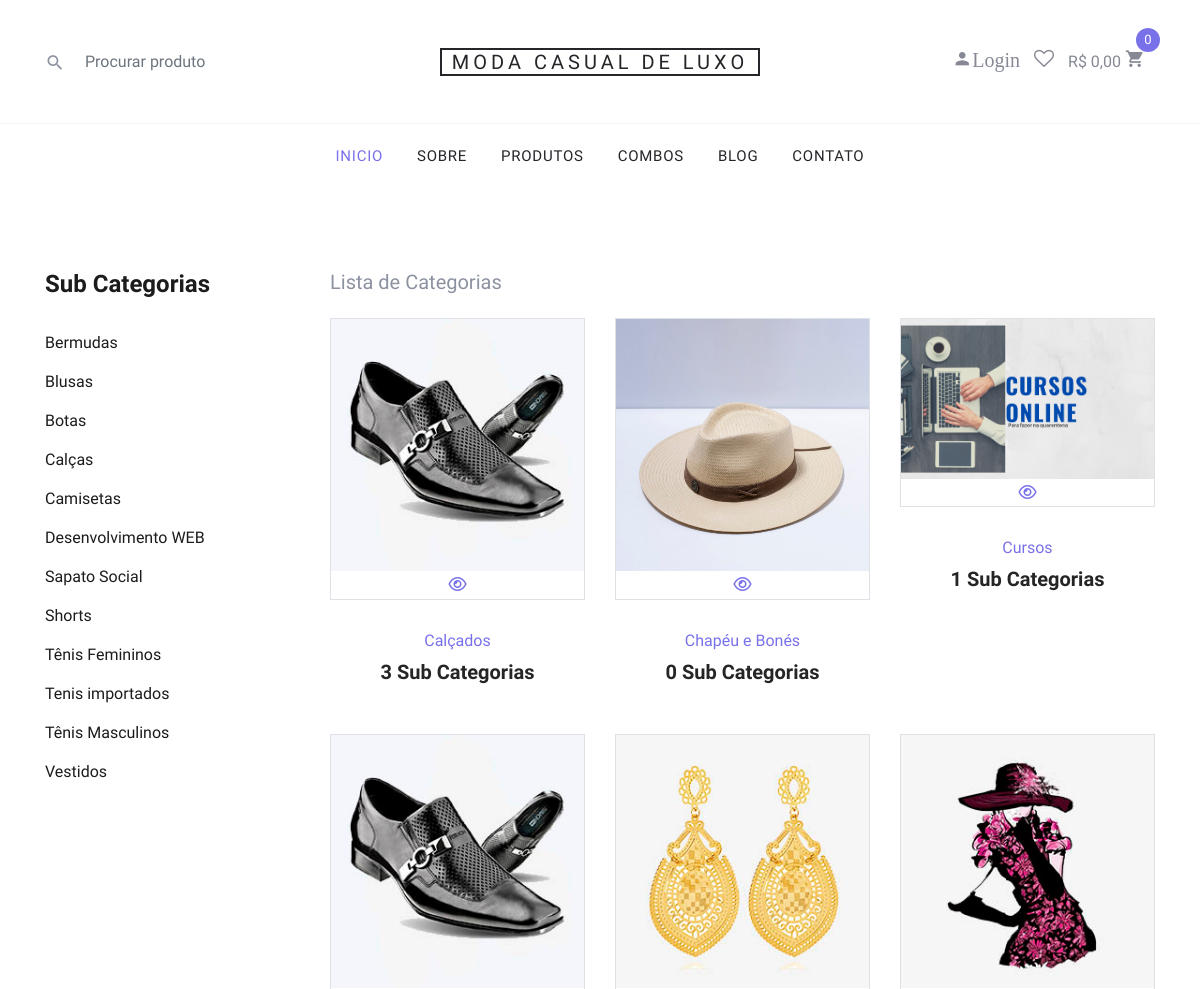
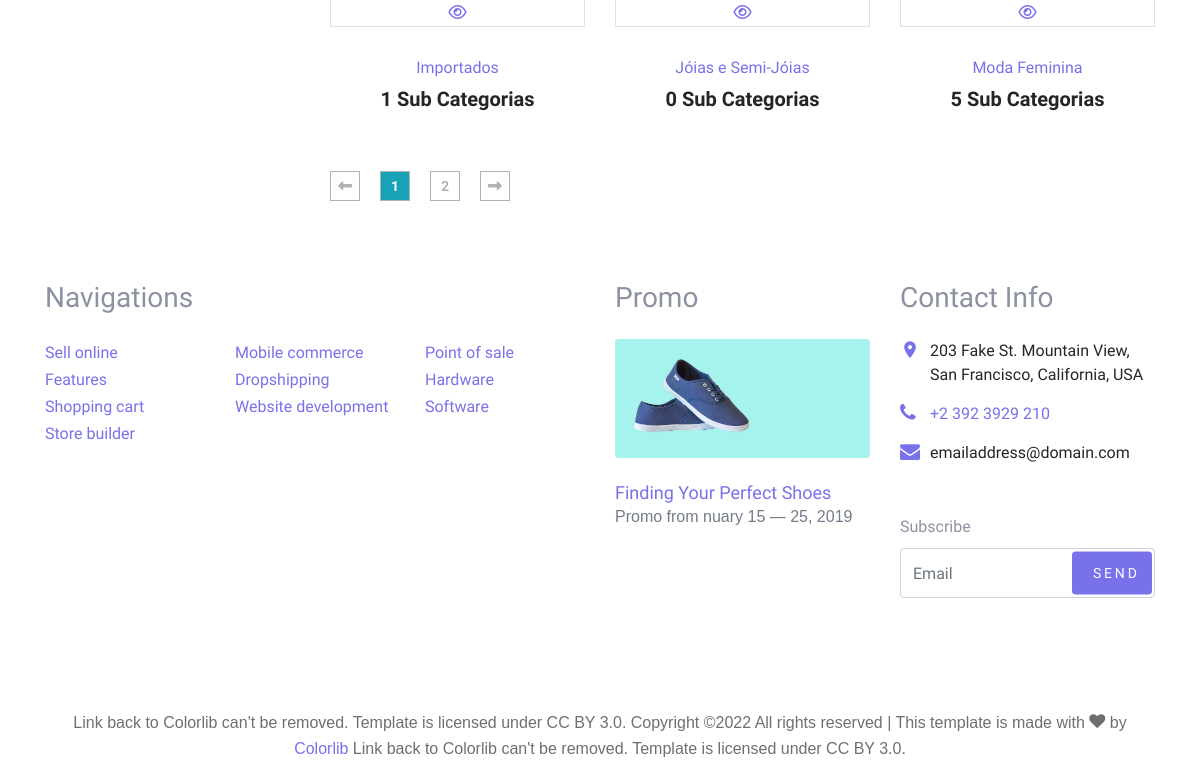
The page /lojaVirtualPHP/categorias.php on the database its author committed (2 pictures, top to bottom).
### tables this page shows
CREATE TABLE `sub_categorias` (
  `id` int(11) NOT NULL AUTO_INCREMENT,
  `nome` varchar(50) NOT NULL,
  `nome_url` varchar(50) NOT NULL,
  `imagem` varchar(100) NOT NULL,
  `id_categoria` int(11) NOT NULL,
  PRIMARY KEY (`id`)
);

CREATE TABLE `categorias` (
  `id` int(11) NOT NULL AUTO_INCREMENT,
  `nome` varchar(50) NOT NULL,
  `nome_url` varchar(50) NOT NULL,
  `imagem` varchar(100) NOT NULL,
  PRIMARY KEY (`id`)
);

### lojaVirtualPHP/config.php (called while the page is built, shortened)
<?php
$itens_por_pagina = 6;
?>

### lojaVirtualPHP/categorias.php (the view, shortened to what this page needs)
<?php
require_once("cabecalho.php");
?>
<?php
if(@$_GET['pagina'] != null){
    $pag = $_GET['pagina'];
}else{
    $pag = 0;
}
$limite = $pag * @$itens_por_pagina;
$pagina = $pag;
$nome_pag = 'categorias.php';
 ?>
<section class="product spad">
    <div class="container">
        <div class="row">
            <div class="col-lg-3 col-md-5">
                <div class="sidebar">
                    <div class="sidebar__item">
                        <h4>Sub Categorias</h4>
                        <ul>
                            <?php
                            $query = $pdo->query("SELECT * FROM sub_categorias order by nome asc ");
                            $res = $query->fetchAll(PDO::FETCH_ASSOC);
                            for ($i=0; $i < count($res); $i++) {
                              $nome = $res[$i]['nome'];
                              $nome_url = $res[$i]['nome_url'];
                              ?>
                              <li><a href="produtos-<?php echo $nome_url ?>"><?php echo $nome ?></a></li>
                          <?php } ?>
                      </ul>
                  </div>
              </div>
          </div>
          <div class="col-lg-9 col-md-7">
<h5>Lista de Categorias</h5>
            <div class="row mt-4">
               <?php
               $query = $pdo->query("SELECT * FROM categorias order by nome asc LIMIT $limite, $itens_por_pagina");
               $res = $query->fetchAll(PDO::FETCH_ASSOC);
               for ($i=0; $i < count($res); $i++) {
                  $nome = $res[$i]['nome'];
                  $imagem = $res[$i]['imagem'];
                  $nome_url = $res[$i]['nome_url'];
                  $id = $res[$i]['id'];
                  $query2 = $pdo->query("SELECT * FROM sub_categorias where id_categoria = '$id' ");
                  $res2 = $query2->fetchAll(PDO::FETCH_ASSOC);
                  $total_itens = @count($res2);
                  $query3 = $pdo->query("SELECT * FROM categorias ");
                  $res3 = $query3->fetchAll(PDO::FETCH_ASSOC);
                  $num_total = @count($res3);
                  $num_paginas = ceil($num_total/$itens_por_pagina);
                  ?>
                  <div class="col-lg-4 col-md-6 col-sm-6">
                    <div class="product__item">
                        <div>
<a href="sub-categoria-de-<?php echo $nome_url ?>"><figure class="block-4-image text-center border">
                    <img src="img/categorias/<?php echo $imagem ?>" alt="Image placeholder" class="img-fluid">
                    <i class="fa fa-eye"></i>
                  </figure></a>
                        </div>
                        <div class="product__item__text">
                            <a href="sub-categoria-de-<?php echo $nome_url ?>"><h6><?php echo $nome ?></h6>
                                <h5><?php echo $total_itens ?> Sub Categorias</h5></a>
                            </div>
                        </div>
                    </div>
                <?php } ?>
            </div>
            <div class="product__pagination">
                <a href="<?php echo $nome_pag ?>?pagina=0"><i class="fa fa-long-arrow-left"></i></a>
                <?php
                    for($i = 0; $i < @$num_paginas; $i++){
                        $estilo = '';
                        if($pagina == $i){
                            $estilo = 'bg-info text-light';
                        }
                        if($pagina >= ($i - 2) && $pagina <= ($i + 2)){ ?>
                         <a href="<?php echo $nome_pag ?>?pagina=<?php echo $i ?>" class="<?php echo $estilo ?>"><?php echo $i + 1 ?></a>
                       <?php }
                    }
                 ?>
                <a href="<?php echo $nome_pag ?>?pagina=<?php echo $num_paginas - 1 ?>"><i class="fa fa-long-arrow-right"></i></a>
            </div>
        </div>
    </div>
</div>
</section>
<?php
require_once("rodape.php");
?>

### lojaVirtualPHP/cssH/style.css (style rules this page uses)
html, body { height: 100%; font-family: "Cairo", sans-serif; -webkit-font-smoothing: antialiased; font-smoothing: antialiased; }
h1, h2, h3, h4, h5, h6 { margin: 0; color: #111111; font-weight: 400; font-family: "Cairo", sans-serif; }
h4 { font-size: 24px; }
h5 { font-size: 18px; }
h6 { font-size: 16px; }
img { max-width: 100%; }
ul, ol { padding: 0; margin: 0; }
.spad { padding-top: 100px; padding-bottom: 100px; }
.sidebar__item { margin-bottom: 35px; }
.sidebar__item h4 { color: #1c1c1c; font-weight: 700; margin-bottom: 25px; }
.sidebar__item ul li { list-style: none; }
.sidebar__item ul li a { font-size: 16px; color: #1c1c1c; line-height: 39px; display: block; }
.product { padding-top: 80px; padding-bottom: 80px; }
.product__item { margin-bottom: 50px; }
.product__item__text { text-align: center; padding-top: 15px; }
.product__item__text h6 { margin-bottom: 10px; }
.product__item__text h5 { color: #252525; font-weight: 700; }
.product__pagination, .blog__pagination { padding-top: 10px; }
.product__pagination a, .blog__pagination a { display: inline-block; width: 30px; height: 30px; border: 1px solid #b2b2b2; font-size: 14px; color: #b2b2b2; font-weight: 700; line-height: 28px; text-align: center; margin-right: 16px; -webkit-transition: all, 0.3s; -moz-transition: all, 0.3s; -ms-transition: all, 0.3s; -o-transition: all, 0.3s; transition: all, 0.3s; }
.product__pagination a:last-child, .blog__pagination a:last-child { margin-right: 0; }
@media only screen and (min-width: 1200px) { .container { max-width: 1170px; } }

### lojaVirtualPHP/css/style.css (style rules this page uses)
body { line-height: 1.7; color: #8c92a0; font-weight: 300; font-size: 16px; }
a { -webkit-transition: .3s all ease; -o-transition: .3s all ease; transition: .3s all ease; }

### rows shown on the page
sub_categorias: nome "Bermudas"
sub_categorias: nome "Blusas"
sub_categorias: nome "Botas"
sub_categorias: nome "Calças"
sub_categorias: nome "Camisetas"
sub_categorias: nome "Desenvolvimento WEB"
sub_categorias: nome "Sapato Social"
sub_categorias: nome "Shorts"
sub_categorias: nome "Tênis Femininos"
sub_categorias: nome "Tenis importados"
sub_categorias: nome "Tênis Masculinos"
sub_categorias: nome "Vestidos"
categorias: imagem (picture), nome "Calçados", total_itens "3"
categorias: imagem (picture), nome "Chapéu e Bonés", total_itens "0"
categorias: imagem (picture), nome "Cursos", total_itens "1"
categorias: imagem (picture), nome "Importados", total_itens "1"
categorias: imagem (picture), nome "Jóias e Semi-Jóias", total_itens "0"
categorias: imagem (picture), nome "Moda Feminina", total_itens "5"

### other values the page prints
$Gnome_loja "MODA CASUAL DE LUXO"
$total_c "0,00"
$linhas "0"
